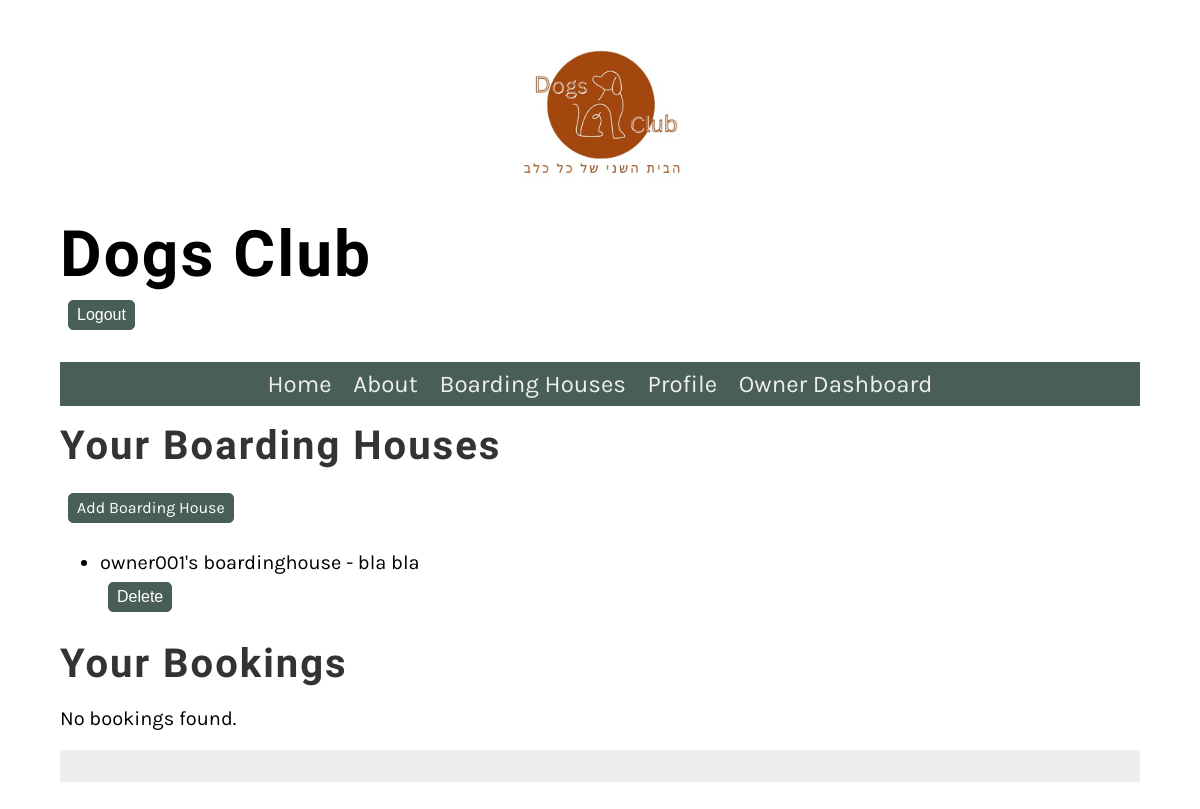
The page /Website/owner/dashboard/ (signed in) on the database as committed earlier.
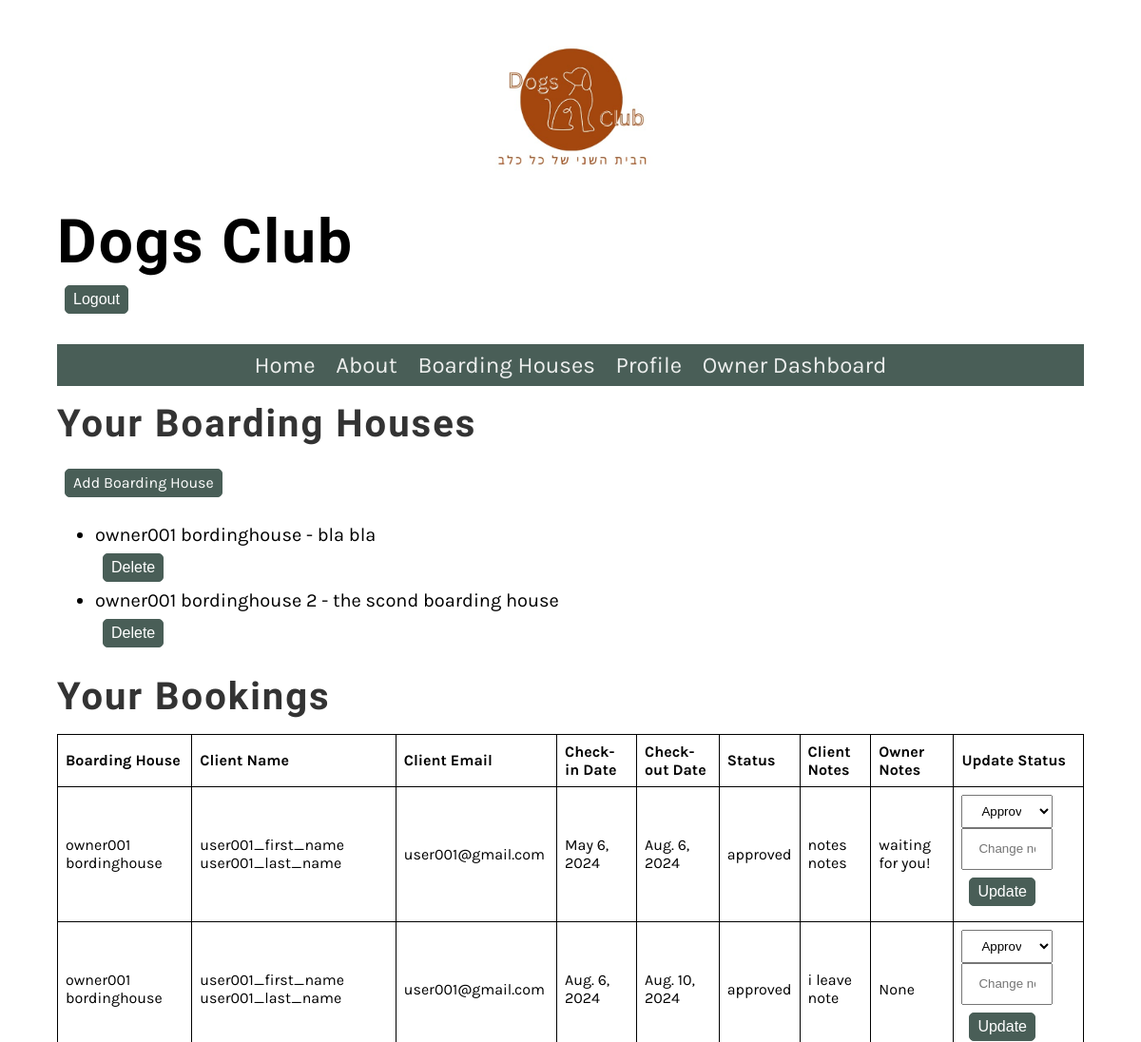
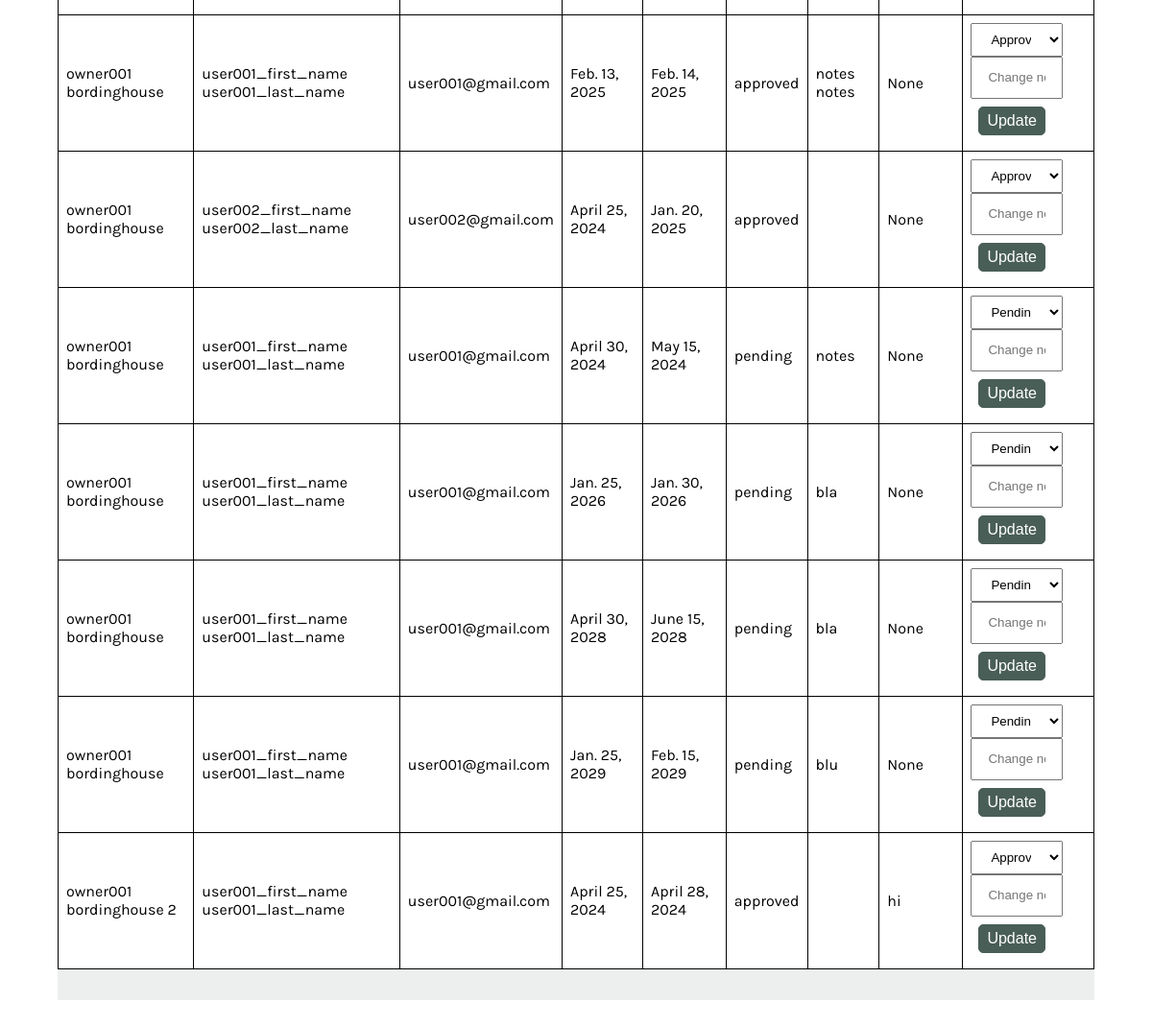
The same page on the database as committed later (2 pictures, top to bottom).
### Website/models.py (models this page shows, shortened)
class BoardingHouse(models.Model):
    user = models.ForeignKey(User, on_delete=models.CASCADE)
    name = models.CharField(max_length=255)
    description = models.TextField()
    location = models.CharField(max_length=255)
    contact_details = models.CharField(max_length=255)
    available_spaces = models.PositiveIntegerField()

class Booking(models.Model):
    STATUS_CHOICES = [
        ('pending', 'Pending'),
        ('approved', 'Approved'),
        ('declined', 'Declined'),
    ]
    user = models.ForeignKey(User, on_delete=models.CASCADE)
    boarding_house = models.ForeignKey(BoardingHouse,  on_delete=models.SET_NULL, null=True)
    check_in_date = models.DateField()
    check_out_date = models.DateField()
    status = models.CharField(max_length=10, choices=STATUS_CHOICES, default='pending')
    owner_notes = models.TextField(blank=True, null=True)
    client_notes = models.TextField(blank=True, null=True)
    dog = models.ForeignKey(Dog, on_delete=models.SET_NULL, null=True)

### Website/views.py (the view)
# urls.py: path('owner/dashboard/', OwnerDashboardView.as_view(), name='owner_dashboard'),
class OwnerDashboardView(PermissionRequiredMixin, View):
    permission_required = ('Website.view_boardinghouse', 'Website.view_booking', 'Website.add_boardinghouse')
    def get(self, request, *args, **kwargs):
        user = request.user
        boarding_houses = BoardingHouse.objects.filter(user=user)
        bookings = Booking.objects.filter(boarding_house__in=boarding_houses)
        context = {'boarding_houses': boarding_houses, 'bookings': bookings}
        return render(request, 'owner_dashboard.html', context)

### Website/templatetags/custom_filters.py (called while the page is built)
@register.filter
def has_group(user, group_name):
    return user.groups.filter(name=group_name).exists()

### Website/templates/owner_dashboard.html (shortened to what this page needs)
{% extends 'base.html' %}
{% block content %}
  <h2>Your Boarding Houses</h2>
  <a href="{% url 'add_boardinghouse' %}" class = "small_button">Add Boarding House</a>
  {% if boarding_houses %}
    <ul>
      {% for boarding_house in boarding_houses %}
        <li>{{ boarding_house.name }} - {{ boarding_house.description }}</li>
        <form method="post" action="{% url 'delete_boardinghouse' boarding_house.id %}">
          <button type="submit" class = "small_button">Delete</button>
        </form>
      {% endfor %}
    </ul>
  {% else %}
    <p>No boarding houses found.</p>
  {% endif %}
  <h2>Your Bookings</h2>
  {% if bookings %}
    <table>
      <thead>
        <tr>
          <th>Boarding House</th>
          <th>Client Name</th>
          <th>Client Email</th>
          <th>Check-in Date</th>
          <th>Check-out Date</th>
          <th>Status</th>
          <th>Client Notes</th>
          <th>Owner Notes</th>
          <th>Update Status</th>
        </tr>
      </thead>
      <tbody>
        {% for booking in bookings %}
          <tr>
            <td>{{ booking.boarding_house.name }}</td>
            <td>{{booking.user.first_name}} {{booking.user.last_name}}</td>
            <td>{{booking.user.email}}</td>
            <td>{{ booking.check_in_date }}</td>
            <td>{{ booking.check_out_date }}</td>
            <td>{{ booking.status }}</td>
            <td>{{ booking.client_notes }}</td>
            <td>{{ booking.owner_notes}} </td>
            <td>
              <form method="post" action="{% url 'update_booking_status' booking.id %}">
                <select name="status">
                  {% for choice in booking.STATUS_CHOICES %}
                    <option value="{{ choice.0 }}" {% if booking.status == choice.0 %}selected{% endif %}>{{ choice.1 }}</option>
                  {% endfor %}
                </select>
                <input type="text" name="owner_notes"  placeholder="Change notes...">
                <button type="submit" class = "small_button">Update</button>
              </form>
            </td>
          </tr>
        {% endfor %}
      </tbody>
    </table>
  {% else %}
    <p>No bookings found.</p>
  {% endif %}
{% endblock %}

Rows that differ between the two databases and show on the page:
removed BoardingHouse: name "owner001's boardinghouse", description "bla bla"
added BoardingHouse: name "owner001 bordinghouse", description "bla bla"
added BoardingHouse: name "owner001 bordinghouse 2", description "the scond boarding house"
added Booking: boarding_house.name "owner001 bordinghouse", user.first_name "user001_first_name", user.last_name "user001_last_name", user.email "user001@gmail.com", check_in_date "May 6, 2024", check_out_date "Aug. 6, 2024", status "approved", client_notes "notes notes", owner_notes "waiting for you!", status "Approved"
added Booking: boarding_house.name "owner001 bordinghouse", user.first_name "user001_first_name", user.last_name "user001_last_name", user.email "user001@gmail.com", check_in_date "Aug. 6, 2024", check_out_date "Aug. 10, 2024", status "approved", client_notes "i leave note", owner_notes "None", status "Approved"
added Booking: boarding_house.name "owner001 bordinghouse", user.first_name "user001_first_name", user.last_name "user001_last_name", user.email "user001@gmail.com", check_in_date "Feb. 13, 2025", check_out_date "Feb. 14, 2025", status "approved", client_notes "notes notes", owner_notes "None", status "Approved"
added Booking: boarding_house.name "owner001 bordinghouse", user.first_name "user002_first_name", user.last_name "user002_last_name", user.email "user002@gmail.com", check_in_date "April 25, 2024", check_out_date "Jan. 20, 2025", status "approved", owner_notes "None", status "Approved"
added Booking: boarding_house.name "owner001 bordinghouse", user.first_name "user001_first_name", user.last_name "user001_last_name", user.email "user001@gmail.com", check_in_date "April 30, 2024", check_out_date "May 15, 2024", status "pending", client_notes "notes", owner_notes "None", status "Pending"
added Booking: boarding_house.name "owner001 bordinghouse", user.first_name "user001_first_name", user.last_name "user001_last_name", user.email "user001@gmail.com", check_in_date "Jan. 25, 2026", check_out_date "Jan. 30, 2026", status "pending", client_notes "bla", owner_notes "None", status "Pending"
added Booking: boarding_house.name "owner001 bordinghouse", user.first_name "user001_first_name", user.last_name "user001_last_name", user.email "user001@gmail.com", check_in_date "April 30, 2028", check_out_date "June 15, 2028", status "pending", client_notes "bla", owner_notes "None", status "Pending"
added Booking: boarding_house.name "owner001 bordinghouse", user.first_name "user001_first_name", user.last_name "user001_last_name", user.email "user001@gmail.com", check_in_date "Jan. 25, 2029", check_out_date "Feb. 15, 2029", status "pending", client_notes "blu", owner_notes "None", status "Pending"
added Booking: boarding_house.name "owner001 bordinghouse 2", user.first_name "user001_first_name", user.last_name "user001_last_name", user.email "user001@gmail.com", check_in_date "April 25, 2024", check_out_date "April 28, 2024", status "approved", owner_notes "hi", status "Approved"
Other text that changed with them:
text no longer shown: "No bookings found."
text now shown: "Boarding House Client Name Client Email Check-in Date Check-out Date Status Client Notes Owner Notes Update Status"
